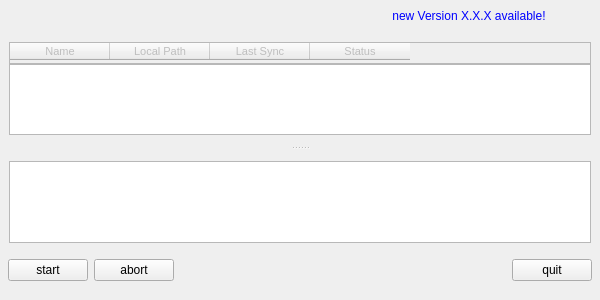
<?xml version="1.0" encoding="UTF-8"?>
<ui version="4.0">
 <class>QtClientClass</class>
 <widget class="QMainWindow" name="QtClientClass">
  <property name="enabled">
   <bool>true</bool>
  </property>
  <property name="geometry">
   <rect>
    <x>0</x>
    <y>0</y>
    <width>600</width>
    <height>300</height>
   </rect>
  </property>
  <property name="minimumSize">
   <size>
    <width>550</width>
    <height>250</height>
   </size>
  </property>
  <property name="windowTitle">
   <string>QtClient</string>
  </property>
  <property name="windowIcon">
   <iconset resource="qtClient.qrc">
    <normaloff>:/Resources/icon.png</normaloff>:/Resources/icon.png</iconset>
  </property>
  <widget class="QWidget" name="centralWidget">
   <property name="enabled">
    <bool>true</bool>
   </property>
   <layout class="QVBoxLayout" name="verticalLayout_2">
    <property name="spacing">
     <number>0</number>
    </property>
    <property name="leftMargin">
     <number>0</number>
    </property>
    <property name="topMargin">
     <number>0</number>
    </property>
    <property name="rightMargin">
     <number>0</number>
    </property>
    <property name="bottomMargin">
     <number>0</number>
    </property>
    <item>
     <layout class="QHBoxLayout" name="horizontalLayout">
      <property name="leftMargin">
       <number>9</number>
      </property>
      <property name="rightMargin">
       <number>9</number>
      </property>
      <item>
       <widget class="QToolButton" name="addButton">
        <property name="enabled">
         <bool>true</bool>
        </property>
        <property name="text">
         <string/>
        </property>
        <property name="icon">
         <iconset resource="qtClient.qrc">
          <normaloff>:/Resources/add.png</normaloff>:/Resources/add.png</iconset>
        </property>
        <property name="iconSize">
         <size>
          <width>24</width>
          <height>24</height>
         </size>
        </property>
        <property name="autoRaise">
         <bool>true</bool>
        </property>
       </widget>
      </item>
      <item>
       <widget class="QToolButton" name="removeButton">
        <property name="enabled">
         <bool>false</bool>
        </property>
        <property name="text">
         <string/>
        </property>
        <property name="icon">
         <iconset resource="qtClient.qrc">
          <normaloff>:/Resources/remove.png</normaloff>:/Resources/remove.png</iconset>
        </property>
        <property name="iconSize">
         <size>
          <width>24</width>
          <height>24</height>
         </size>
        </property>
        <property name="autoRaise">
         <bool>true</bool>
        </property>
       </widget>
      </item>
      <item>
       <widget class="QToolButton" name="downButton">
        <property name="enabled">
         <bool>false</bool>
        </property>
        <property name="text">
         <string/>
        </property>
        <property name="icon">
         <iconset resource="qtClient.qrc">
          <normaloff>:/Resources/down.png</normaloff>:/Resources/down.png</iconset>
        </property>
        <property name="iconSize">
         <size>
          <width>24</width>
          <height>24</height>
         </size>
        </property>
        <property name="autoRaise">
         <bool>true</bool>
        </property>
       </widget>
      </item>
      <item>
       <widget class="QToolButton" name="upButton">
        <property name="enabled">
         <bool>false</bool>
        </property>
        <property name="text">
         <string/>
        </property>
        <property name="icon">
         <iconset resource="qtClient.qrc">
          <normaloff>:/Resources/up.png</normaloff>:/Resources/up.png</iconset>
        </property>
        <property name="iconSize">
         <size>
          <width>24</width>
          <height>24</height>
         </size>
        </property>
        <property name="autoRaise">
         <bool>true</bool>
        </property>
       </widget>
      </item>
      <item>
       <widget class="QToolButton" name="editButton">
        <property name="enabled">
         <bool>false</bool>
        </property>
        <property name="text">
         <string/>
        </property>
        <property name="icon">
         <iconset resource="qtClient.qrc">
          <normaloff>:/Resources/edit.png</normaloff>:/Resources/edit.png</iconset>
        </property>
        <property name="iconSize">
         <size>
          <width>24</width>
          <height>24</height>
         </size>
        </property>
        <property name="autoRaise">
         <bool>true</bool>
        </property>
       </widget>
      </item>
      <item>
       <widget class="QToolButton" name="disableButton">
        <property name="enabled">
         <bool>false</bool>
        </property>
        <property name="text">
         <string/>
        </property>
        <property name="icon">
         <iconset resource="qtClient.qrc">
          <normaloff>:/Resources/disable.png</normaloff>:/Resources/disable.png</iconset>
        </property>
        <property name="iconSize">
         <size>
          <width>24</width>
          <height>24</height>
         </size>
        </property>
        <property name="autoRaise">
         <bool>true</bool>
        </property>
       </widget>
      </item>
      <item>
       <spacer name="horizontalSpacer">
        <property name="orientation">
         <enum>Qt::Horizontal</enum>
        </property>
        <property name="sizeHint" stdset="0">
         <size>
          <width>40</width>
          <height>20</height>
         </size>
        </property>
       </spacer>
      </item>
      <item>
       <widget class="QToolButton" name="updateButton">
        <property name="styleSheet">
         <string notr="true">color:blue</string>
        </property>
        <property name="text">
         <string>new Version X.X.X available!</string>
        </property>
        <property name="autoRaise">
         <bool>true</bool>
        </property>
       </widget>
      </item>
      <item>
       <widget class="QToolButton" name="settingsButton">
        <property name="text">
         <string/>
        </property>
        <property name="icon">
         <iconset resource="qtClient.qrc">
          <normaloff>:/Resources/settings.png</normaloff>:/Resources/settings.png</iconset>
        </property>
        <property name="iconSize">
         <size>
          <width>24</width>
          <height>24</height>
         </size>
        </property>
        <property name="autoRaise">
         <bool>true</bool>
        </property>
       </widget>
      </item>
     </layout>
    </item>
    <item>
     <widget class="QSplitter" name="splitter">
      <property name="orientation">
       <enum>Qt::Vertical</enum>
      </property>
      <widget class="QWidget" name="layoutWidget">
       <layout class="QVBoxLayout" name="verticalLayout">
        <property name="spacing">
         <number>0</number>
        </property>
        <property name="leftMargin">
         <number>9</number>
        </property>
        <property name="rightMargin">
         <number>9</number>
        </property>
        <item>
         <widget class="QTableWidget" name="tableHeaderWidget">
          <property name="enabled">
           <bool>false</bool>
          </property>
          <property name="sizePolicy">
           <sizepolicy hsizetype="Minimum" vsizetype="Fixed">
            <horstretch>0</horstretch>
            <verstretch>0</verstretch>
           </sizepolicy>
          </property>
          <property name="maximumSize">
           <size>
            <width>16777215</width>
            <height>22</height>
           </size>
          </property>
          <property name="font">
           <font>
            <pointsize>8</pointsize>
           </font>
          </property>
          <property name="focusPolicy">
           <enum>Qt::NoFocus</enum>
          </property>
          <property name="defaultDropAction">
           <enum>Qt::IgnoreAction</enum>
          </property>
          <property name="selectionMode">
           <enum>QAbstractItemView::SingleSelection</enum>
          </property>
          <property name="textElideMode">
           <enum>Qt::ElideRight</enum>
          </property>
          <attribute name="verticalHeaderVisible">
           <bool>false</bool>
          </attribute>
          <attribute name="verticalHeaderDefaultSectionSize">
           <number>20</number>
          </attribute>
          <attribute name="verticalHeaderHighlightSections">
           <bool>false</bool>
          </attribute>
          <column>
           <property name="text">
            <string>Name</string>
           </property>
          </column>
          <column>
           <property name="text">
            <string>Local Path</string>
           </property>
          </column>
          <column>
           <property name="text">
            <string>Last Sync</string>
           </property>
          </column>
          <column>
           <property name="text">
            <string>Status</string>
           </property>
          </column>
         </widget>
        </item>
        <item>
         <widget class="QTableWidget" name="tableWidget">
          <property name="sizePolicy">
           <sizepolicy hsizetype="Expanding" vsizetype="Expanding">
            <horstretch>0</horstretch>
            <verstretch>1</verstretch>
           </sizepolicy>
          </property>
          <property name="columnCount">
           <number>4</number>
          </property>
          <attribute name="horizontalHeaderVisible">
           <bool>false</bool>
          </attribute>
          <attribute name="horizontalHeaderHighlightSections">
           <bool>true</bool>
          </attribute>
          <attribute name="verticalHeaderVisible">
           <bool>false</bool>
          </attribute>
          <attribute name="verticalHeaderDefaultSectionSize">
           <number>20</number>
          </attribute>
          <attribute name="verticalHeaderHighlightSections">
           <bool>false</bool>
          </attribute>
          <column>
           <property name="text">
            <string>Name</string>
           </property>
          </column>
          <column>
           <property name="text">
            <string>Local Path</string>
           </property>
          </column>
          <column>
           <property name="text">
            <string>Last Sync</string>
           </property>
          </column>
          <column>
           <property name="text">
            <string>Status</string>
           </property>
          </column>
         </widget>
        </item>
       </layout>
      </widget>
      <widget class="QWidget" name="layoutWidget">
       <layout class="QVBoxLayout" name="verticalLayout_3">
        <property name="leftMargin">
         <number>9</number>
        </property>
        <property name="rightMargin">
         <number>9</number>
        </property>
        <item>
         <widget class="QTextEdit" name="textEdit">
          <property name="sizePolicy">
           <sizepolicy hsizetype="Expanding" vsizetype="Expanding">
            <horstretch>0</horstretch>
            <verstretch>2</verstretch>
           </sizepolicy>
          </property>
          <property name="font">
           <font>
            <family>Courier New</family>
            <pointsize>8</pointsize>
           </font>
          </property>
          <property name="lineWrapMode">
           <enum>QTextEdit::NoWrap</enum>
          </property>
          <property name="textInteractionFlags">
           <set>Qt::TextSelectableByKeyboard|Qt::TextSelectableByMouse</set>
          </property>
         </widget>
        </item>
       </layout>
      </widget>
     </widget>
    </item>
    <item>
     <layout class="QHBoxLayout" name="horizontalLayout_2">
      <property name="leftMargin">
       <number>8</number>
      </property>
      <property name="topMargin">
       <number>5</number>
      </property>
      <property name="rightMargin">
       <number>8</number>
      </property>
      <item>
       <widget class="QPushButton" name="pushButton">
        <property name="text">
         <string>start</string>
        </property>
       </widget>
      </item>
      <item>
       <widget class="QPushButton" name="pushButton2">
        <property name="text">
         <string>abort</string>
        </property>
       </widget>
      </item>
      <item>
       <spacer name="horizontalSpacer_2">
        <property name="orientation">
         <enum>Qt::Horizontal</enum>
        </property>
        <property name="sizeHint" stdset="0">
         <size>
          <width>40</width>
          <height>20</height>
         </size>
        </property>
       </spacer>
      </item>
      <item>
       <widget class="QPushButton" name="quitButton">
        <property name="text">
         <string>quit</string>
        </property>
       </widget>
      </item>
     </layout>
    </item>
   </layout>
  </widget>
  <widget class="QStatusBar" name="statusBar">
   <property name="sizeGripEnabled">
    <bool>false</bool>
   </property>
  </widget>
 </widget>
 <layoutdefault spacing="6" margin="11"/>
 <tabstops>
  <tabstop>pushButton</tabstop>
  <tabstop>pushButton2</tabstop>
  <tabstop>quitButton</tabstop>
  <tabstop>upButton</tabstop>
  <tabstop>downButton</tabstop>
  <tabstop>disableButton</tabstop>
 </tabstops>
 <resources>
  <include location="qtClient.qrc"/>
 </resources>
 <connections/>
</ui>
